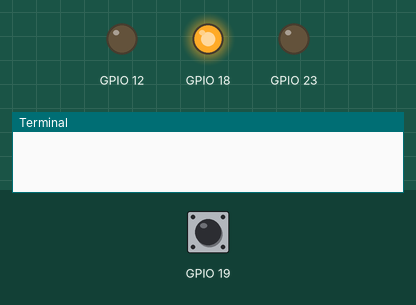
Recording of a program running on a simulated Raspberry Pi (BCM pin numbers). Shown: output pins drawn as LEDs (lit = HIGH), the last lines printed to the terminal. The test bench sets the inputs (shaded band); at power-on: GPIO 19 HIGH.

Above: at 1.2 s.
1.3 s: GPIO 19 pulled LOW for 1 s
At 1.75 s:
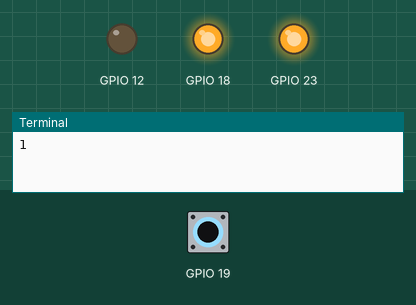
At 3.0 s:
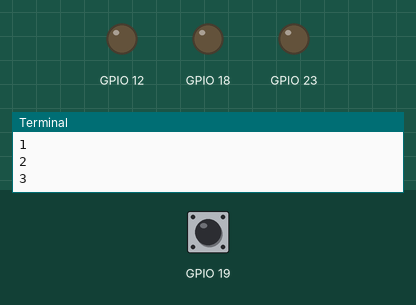
5.3 s: GPIO 19 pulled LOW for 3.2 s
At 9.2 s:
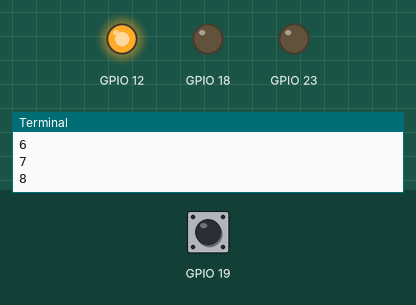
Timing chart, 0 to 16.0 s (numbered marks = the images above; inputs shaded):
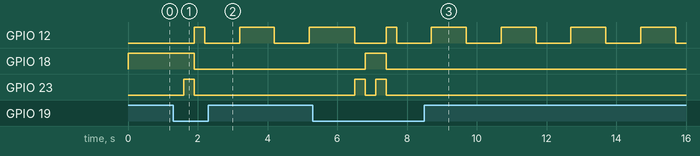

The program:

Challenge2.4_AmpelKnopfdruck_Phasen.py
```python
import RPi.GPIO as GPIO
import time

GPIO.setmode(GPIO.BCM)
GPIO.setwarnings(False)

# Knopf
GPIO.setup(19, GPIO.IN, pull_up_down=GPIO.PUD_UP)

# LED Rot
GPIO.setup(18, GPIO.OUT)

# LED Gelb
GPIO.setup(23, GPIO.OUT)

# LED Gruen
GPIO.setup(12, GPIO.OUT)

zaehler = 0
while True:
    if GPIO.input(19) == False:
        time.sleep(0.3)
        zaehler += 1
        print(zaehler)

    # Rotphase
    if zaehler % 5 == 0:
        GPIO.output(18, True)
        GPIO.output(23, False)
        GPIO.output(12, False)

    # Rot-Gelb-Phase
    if zaehler % 5 == 1:
        GPIO.output(18, True)
        GPIO.output(23, True)
        GPIO.output(12, False)

    # Gruen-Phase
    if zaehler % 5 == 2:
        GPIO.output(18, False)
        GPIO.output(23, False)
        GPIO.output(12, True)

    # Gruen-Blinkend (jeweils 1 Sekunde lang)
    if zaehler % 5 == 3:
        GPIO.output(18, False)
        GPIO.output(23, False)
        GPIO.output(12, False)
        time.sleep(1)
        GPIO.output(18, False)
        GPIO.output(23, False)
        GPIO.output(12, True)
        time.sleep(1)
        # der einzige Nachteil hier, ist das sleep() das Programm anhaelt und man den Knopfdruck nicht einlesen kann
        # das Wechsel auf die Gelb-Phase braucht deshalb ein paar Versuche (richtiges Timing)

    # Gelb-Phase
    if zaehler % 5 == 4:
        GPIO.output(18, False)
        GPIO.output(23, True)
        GPIO.output(12, False)
```

Measured:
- after the input at 1.3 s, GPIO 12: goes HIGH 0.30 s, LOW 1.0 s, HIGH 1.0 s, LOW 1.0 s, then HIGH, starting after 0.60 s; GPIO 18: HIGH → LOW after 0.60 s; GPIO 23: LOW → HIGH after 0.30 s, → LOW 0.30 s later
- after the input at 5.3 s, GPIO 18: LOW → HIGH after 1.5 s, → LOW 0.60 s later; GPIO 23: alternates HIGH for 0.30 s and LOW for 0.30 s, 4 changes in all, then stays LOW, starting after 1.2 s
